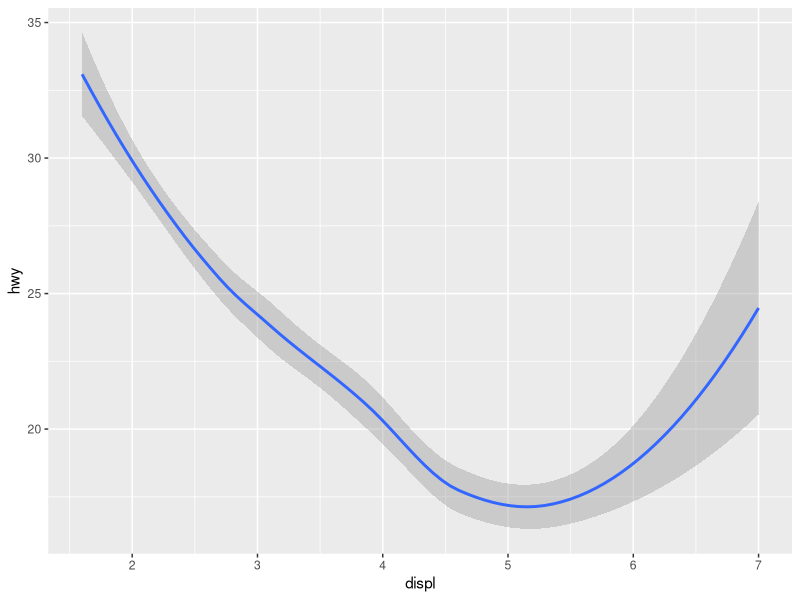

Write the R code that produced this figure.
# write your code below and then press the RUN CODE button
# for graphical output press the "Refresh Plot" link
 
library(tidyverse)
ggplot(data = mpg) + 
  geom_smooth(mapping = aes(x = displ, y = hwy))